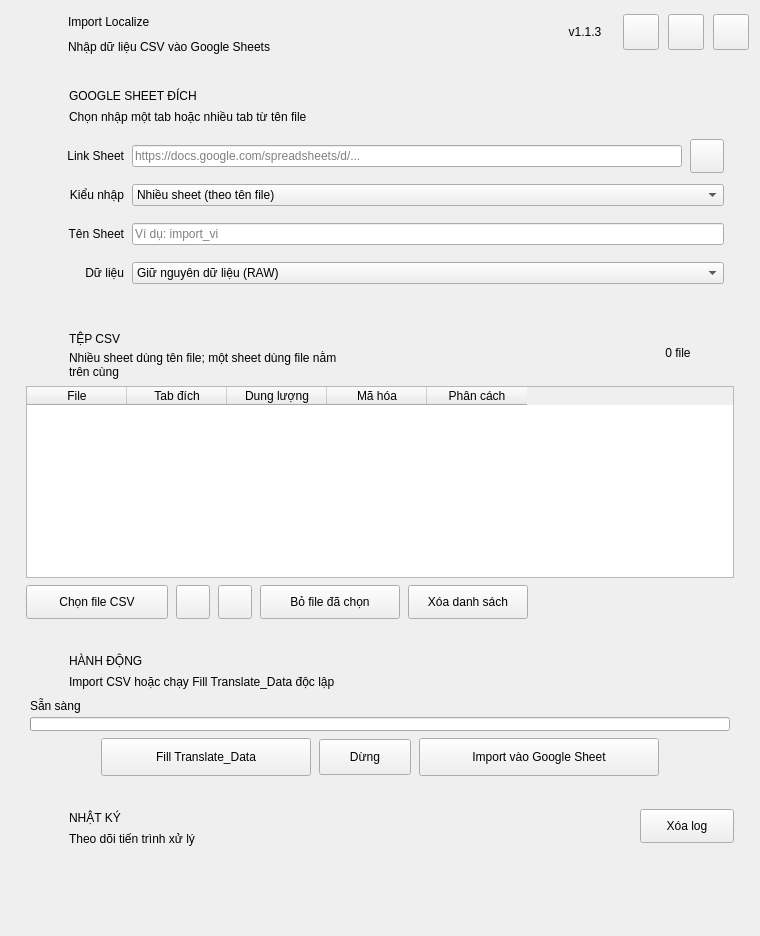
<?xml version='1.0' encoding='utf-8'?>
<ui version="4.0">
 <class>MainRoot</class>
 <widget class="QWidget" name="MainRoot">
  <property name="geometry">
   <rect>
    <x>0</x>
    <y>0</y>
    <width>760</width>
    <height>920</height>
   </rect>
  </property>
  <layout class="QVBoxLayout" name="rootLayout">
   <property name="spacing">
    <number>0</number>
   </property>
   <property name="leftMargin">
    <number>0</number>
   </property>
   <property name="topMargin">
    <number>0</number>
   </property>
   <property name="rightMargin">
    <number>0</number>
   </property>
   <property name="bottomMargin">
    <number>0</number>
   </property>
   <item>
    <widget class="QFrame" name="topBar">
     <property name="minimumSize">
      <size>
       <width>0</width>
       <height>64</height>
      </size>
     </property>
     <property name="maximumSize">
      <size>
       <width>16777215</width>
       <height>64</height>
      </size>
     </property>
     <layout class="QHBoxLayout" name="headerLayout">
      <property name="spacing">
       <number>9</number>
      </property>
      <property name="leftMargin">
       <number>11</number>
      </property>
      <property name="topMargin">
       <number>7</number>
      </property>
      <property name="rightMargin">
       <number>11</number>
      </property>
      <property name="bottomMargin">
       <number>7</number>
      </property>
      <item>
       <widget class="QLabel" name="logoLabel">
        <property name="minimumSize">
         <size>
          <width>48</width>
          <height>48</height>
         </size>
        </property>
        <property name="maximumSize">
         <size>
          <width>48</width>
          <height>48</height>
         </size>
        </property>
        
                    <property name="font">
                     <font>
                      <bold>true</bold>
                     </font>
                    </property>
                    
                    <property name="font">
                     <font>
                      <bold>true</bold>
                     </font>
                    </property>
                    
                    <property name="font">
                     <font>
                      <bold>true</bold>
                     </font>
                    </property>
                    
                    <property name="font">
                     <font>
                      <bold>true</bold>
                     </font>
                    </property>
                    <property name="text">
         <string />
        </property>
        <property name="alignment">
         <set>Qt::AlignmentFlag::AlignCenter</set>
        </property>
       </widget>
      </item>
      <item>
       <layout class="QVBoxLayout" name="titleLayout">
        <property name="spacing">
         <number>0</number>
        </property>
        <property name="leftMargin">
         <number>0</number>
        </property>
        <property name="topMargin">
         <number>0</number>
        </property>
        <property name="rightMargin">
         <number>0</number>
        </property>
        <property name="bottomMargin">
         <number>0</number>
        </property>
        <item>
         <widget class="QLabel" name="appTitleLabel">
          <property name="minimumSize">
           <size>
            <width>0</width>
            <height>29</height>
           </size>
          </property>
          <property name="text">
           <string>Import Localize</string>
          </property>
         </widget>
        </item>
        <item>
         <widget class="QLabel" name="appSubtitleLabel">
          <property name="minimumSize">
           <size>
            <width>0</width>
            <height>16</height>
           </size>
          </property>
          <property name="text">
           <string>Nhập dữ liệu CSV vào Google Sheets</string>
          </property>
         </widget>
        </item>
       </layout>
      </item>
      <item>
       <spacer name="headerSpacer">
        <property name="orientation">
         <enum>Qt::Orientation::Horizontal</enum>
        </property>
        <property name="sizeHint" stdset="0">
         <size>
          <width>40</width>
          <height>20</height>
         </size>
        </property>
       </spacer>
      </item>
      <item>
       <widget class="QLabel" name="versionLabel">
        <property name="minimumSize">
         <size>
          <width>58</width>
          <height>25</height>
         </size>
        </property>
        <property name="maximumSize">
         <size>
          <width>58</width>
          <height>25</height>
         </size>
        </property>
        <property name="text">
         <string>v1.1.3</string>
        </property>
        <property name="alignment">
         <set>Qt::AlignmentFlag::AlignCenter</set>
        </property>
       </widget>
      </item>
      <item>
       <widget class="QPushButton" name="settingsButton">
        <property name="minimumSize">
         <size>
          <width>36</width>
          <height>36</height>
         </size>
        </property>
        <property name="maximumSize">
         <size>
          <width>36</width>
          <height>36</height>
         </size>
        </property>
        <property name="text">
         <string />
        </property>
        <property name="toolTip">
         <string>Cài đặt Google OAuth</string>
        </property>
       </widget>
      </item>
      <item>
       <widget class="QPushButton" name="helpButton">
        <property name="minimumSize">
         <size>
          <width>36</width>
          <height>36</height>
         </size>
        </property>
        <property name="maximumSize">
         <size>
          <width>36</width>
          <height>36</height>
         </size>
        </property>
        <property name="text">
         <string />
        </property>
        <property name="toolTip">
         <string>Hướng dẫn sử dụng</string>
        </property>
       </widget>
      </item>
      <item>
       <widget class="QPushButton" name="themeButton">
        <property name="minimumSize">
         <size>
          <width>36</width>
          <height>36</height>
         </size>
        </property>
        <property name="maximumSize">
         <size>
          <width>36</width>
          <height>36</height>
         </size>
        </property>
        <property name="text">
         <string />
        </property>
        <property name="toolTip">
         <string>Chuyển chế độ sáng tối</string>
        </property>
       </widget>
      </item>
     </layout>
    </widget>
   </item>
   <item>
    <widget class="QWidget" name="contentWidget">
     <layout class="QVBoxLayout" name="contentLayout">
      <property name="spacing">
       <number>8</number>
      </property>
      <property name="leftMargin">
       <number>12</number>
      </property>
      <property name="topMargin">
       <number>10</number>
      </property>
      <property name="rightMargin">
       <number>12</number>
      </property>
      <property name="bottomMargin">
       <number>12</number>
      </property>
      <item>
       <widget class="QWidget" name="upperContent">
        <property name="sizePolicy">
         <sizepolicy hsizetype="Expanding" vsizetype="Fixed">
          <horstretch>0</horstretch>
          <verstretch>0</verstretch>
         </sizepolicy>
        </property>
        <layout class="QVBoxLayout" name="upperLayout">
         <property name="spacing">
          <number>8</number>
         </property>
         <property name="leftMargin">
          <number>0</number>
         </property>
         <property name="topMargin">
          <number>0</number>
         </property>
         <property name="rightMargin">
          <number>0</number>
         </property>
         <property name="bottomMargin">
          <number>0</number>
         </property>
         <item>
          <widget class="QWidget" name="topContainer">
           <layout class="QGridLayout" name="topGrid">
            <property name="horizontalSpacing">
             <number>8</number>
            </property>
            <property name="verticalSpacing">
             <number>8</number>
            </property>
            <property name="leftMargin">
             <number>0</number>
            </property>
            <property name="topMargin">
             <number>0</number>
            </property>
            <property name="rightMargin">
             <number>0</number>
            </property>
            <property name="bottomMargin">
             <number>0</number>
            </property>
            <item row="1" column="0" colspan="2">
             <widget class="QFrame" name="filesCard">
              <property name="sizePolicy">
               <sizepolicy hsizetype="Expanding" vsizetype="Fixed">
                <horstretch>0</horstretch>
                <verstretch>0</verstretch>
               </sizepolicy>
              </property>
              <layout class="QVBoxLayout" name="filesCardLayout">
               <property name="spacing">
                <number>7</number>
               </property>
               <property name="leftMargin">
                <number>14</number>
               </property>
               <property name="topMargin">
                <number>10</number>
               </property>
               <property name="rightMargin">
                <number>14</number>
               </property>
               <property name="bottomMargin">
                <number>12</number>
               </property>
               <item>
                <layout class="QHBoxLayout" name="filesHeaderLayout">
                 <property name="spacing">
                  <number>9</number>
                 </property>
                 <item>
                  <widget class="QLabel" name="filesIconLabel">
                   <property name="minimumSize">
                    <size>
                     <width>34</width>
                     <height>34</height>
                    </size>
                   </property>
                   <property name="maximumSize">
                    <size>
                     <width>34</width>
                     <height>34</height>
                    </size>
                   </property>
                   <property name="alignment">
                    <set>Qt::AlignmentFlag::AlignCenter</set>
                   </property>
                  </widget>
                 </item>
                 <item>
                  <layout class="QVBoxLayout" name="filesTitleLayout">
                   <property name="spacing">
                    <number>0</number>
                   </property>
                   <item>
                    <widget class="QLabel" name="filesTitleLabel">
                     <property name="minimumSize">
                      <size>
                       <width>0</width>
                       <height>24</height>
                      </size>
                     </property>
                     <property name="text">
                      <string>TỆP CSV</string>
                     </property>
                    </widget>
                   </item>
                   <item>
                    <widget class="QLabel" name="filesSubtitleLabel">
                     <property name="minimumSize">
                      <size>
                       <width>0</width>
                       <height>17</height>
                      </size>
                     </property>
                     <property name="text">
                      <string>Nhiều sheet dùng tên file; một sheet dùng file nằm trên cùng</string>
                     </property>
                     <property name="wordWrap">
                      <bool>true</bool>
                     </property>
                    </widget>
                   </item>
                  </layout>
                 </item>
                 <item>
                  <spacer name="filesHeaderSpacer">
                   <property name="orientation">
                    <enum>Qt::Orientation::Horizontal</enum>
                   </property>
                   <property name="sizeHint" stdset="0">
                    <size>
                     <width>20</width>
                     <height>20</height>
                    </size>
                   </property>
                  </spacer>
                 </item>
                 <item>
                  <widget class="QLabel" name="fileSummaryLabel">
                   <property name="minimumSize">
                    <size>
                     <width>112</width>
                     <height>46</height>
                    </size>
                   </property>
                   <property name="text">
                    <string>0 file</string>
                   </property>
                   <property name="alignment">
                    <set>Qt::AlignmentFlag::AlignCenter</set>
                   </property>
                  </widget>
                 </item>
                </layout>
               </item>
               <item>
                <widget class="QTableWidget" name="fileTable">
                 <property name="minimumSize">
                  <size>
                   <width>0</width>
                   <height>180</height>
                  </size>
                 </property>
                 <property name="maximumSize">
                  <size>
                   <width>16777215</width>
                   <height>220</height>
                  </size>
                 </property>
                 <property name="selectionBehavior">
                  <enum>QAbstractItemView::SelectionBehavior::SelectRows</enum>
                 </property>
                 <property name="selectionMode">
                  <enum>QAbstractItemView::SelectionMode::ExtendedSelection</enum>
                 </property>
                 <property name="editTriggers">
                  <set>QAbstractItemView::EditTrigger::NoEditTriggers</set>
                 </property>
                 <property name="alternatingRowColors">
                  <bool>true</bool>
                 </property>
                 <property name="showGrid">
                  <bool>false</bool>
                 </property>
                 <property name="columnCount">
                  <number>5</number>
                 </property>
                 <column>
                  <property name="text">
                   <string>File</string>
                  </property>
                 </column>
                 <column>
                  <property name="text">
                   <string>Tab đích</string>
                  </property>
                 </column>
                 <column>
                  <property name="text">
                   <string>Dung lượng</string>
                  </property>
                 </column>
                 <column>
                  <property name="text">
                   <string>Mã hóa</string>
                  </property>
                 </column>
                 <column>
                  <property name="text">
                   <string>Phân cách</string>
                  </property>
                 </column>
                </widget>
               </item>
               <item>
                <layout class="QHBoxLayout" name="fileButtonsLayout">
                 <property name="spacing">
                  <number>8</number>
                 </property>
                 <item>
                  <widget class="QPushButton" name="addFilesButton">
                   <property name="minimumSize">
                    <size>
                     <width>142</width>
                     <height>34</height>
                    </size>
                   </property>
                   <property name="text">
                    <string>Chọn file CSV</string>
                   </property>
                  </widget>
                 </item>
                 <item>
                  <widget class="QPushButton" name="moveUpButton">
                   <property name="minimumSize">
                    <size>
                     <width>34</width>
                     <height>34</height>
                    </size>
                   </property>
                   <property name="maximumSize">
                    <size>
                     <width>34</width>
                     <height>34</height>
                    </size>
                   </property>
                   <property name="text">
                    <string />
                   </property>
                   <property name="toolTip">
                    <string>Đưa file đã chọn lên trên (Alt+↑)</string>
                   </property>
                  </widget>
                 </item>
                 <item>
                  <widget class="QPushButton" name="moveDownButton">
                   <property name="minimumSize">
                    <size>
                     <width>34</width>
                     <height>34</height>
                    </size>
                   </property>
                   <property name="maximumSize">
                    <size>
                     <width>34</width>
                     <height>34</height>
                    </size>
                   </property>
                   <property name="text">
                    <string />
                   </property>
                   <property name="toolTip">
                    <string>Đưa file đã chọn xuống dưới (Alt+↓)</string>
                   </property>
                  </widget>
                 </item>
                 <item>
                  <widget class="QPushButton" name="removeFilesButton">
                   <property name="minimumSize">
                    <size>
                     <width>140</width>
                     <height>34</height>
                    </size>
                   </property>
                   <property name="text">
                    <string>Bỏ file đã chọn</string>
                   </property>
                  </widget>
                 </item>
                 <item>
                  <widget class="QPushButton" name="clearFilesButton">
                   <property name="minimumSize">
                    <size>
                     <width>120</width>
                     <height>34</height>
                    </size>
                   </property>
                   <property name="text">
                    <string>Xóa danh sách</string>
                   </property>
                  </widget>
                 </item>
                 <item>
                  <spacer name="fileButtonsSpacer">
                   <property name="orientation">
                    <enum>Qt::Orientation::Horizontal</enum>
                   </property>
                   <property name="sizeHint" stdset="0">
                    <size>
                     <width>20</width>
                     <height>20</height>
                    </size>
                   </property>
                  </spacer>
                 </item>
                </layout>
               </item>
              </layout>
             </widget>
            </item>
            <item row="0" column="0" colspan="2">
             <widget class="QFrame" name="targetCard">
              <property name="sizePolicy">
               <sizepolicy hsizetype="Expanding" vsizetype="Fixed">
                <horstretch>0</horstretch>
                <verstretch>0</verstretch>
               </sizepolicy>
              </property>
              <layout class="QVBoxLayout" name="targetCardLayout">
               <property name="spacing">
                <number>7</number>
               </property>
               <property name="leftMargin">
                <number>14</number>
               </property>
               <property name="topMargin">
                <number>10</number>
               </property>
               <property name="rightMargin">
                <number>14</number>
               </property>
               <property name="bottomMargin">
                <number>12</number>
               </property>
               <item>
                <layout class="QHBoxLayout" name="targetHeaderLayout">
                 <property name="spacing">
                  <number>9</number>
                 </property>
                 <item>
                  <widget class="QLabel" name="targetIconLabel">
                   <property name="minimumSize">
                    <size>
                     <width>34</width>
                     <height>34</height>
                    </size>
                   </property>
                   <property name="maximumSize">
                    <size>
                     <width>34</width>
                     <height>34</height>
                    </size>
                   </property>
                   <property name="alignment">
                    <set>Qt::AlignmentFlag::AlignCenter</set>
                   </property>
                  </widget>
                 </item>
                 <item>
                  <layout class="QVBoxLayout" name="targetTitleLayout">
                   <property name="spacing">
                    <number>0</number>
                   </property>
                   <item>
                    <widget class="QLabel" name="targetTitleLabel">
                     <property name="minimumSize">
                      <size>
                       <width>0</width>
                       <height>24</height>
                      </size>
                     </property>
                     <property name="text">
                      <string>GOOGLE SHEET ĐÍCH</string>
                     </property>
                    </widget>
                   </item>
                   <item>
                    <widget class="QLabel" name="targetSubtitleLabel">
                     <property name="minimumSize">
                      <size>
                       <width>0</width>
                       <height>17</height>
                      </size>
                     </property>
                     <property name="text">
                      <string>Chọn nhập một tab hoặc nhiều tab từ tên file</string>
                     </property>
                     <property name="wordWrap">
                      <bool>true</bool>
                     </property>
                    </widget>
                   </item>
                  </layout>
                 </item>
                </layout>
               </item>
               <item>
                <widget class="QFrame" name="targetInnerPanel">
                 <layout class="QGridLayout" name="targetGrid">
                  <property name="horizontalSpacing">
                   <number>8</number>
                  </property>
                  <property name="verticalSpacing">
                   <number>5</number>
                  </property>
                  <property name="leftMargin">
                   <number>10</number>
                  </property>
                  <property name="topMargin">
                   <number>7</number>
                  </property>
                  <property name="rightMargin">
                   <number>10</number>
                  </property>
                  <property name="bottomMargin">
                   <number>7</number>
                  </property>
                  <item row="0" column="0">
                   <widget class="QLabel" name="sheetUrlLabel">
                    <property name="minimumSize">
                     <size>
                      <width>88</width>
                      <height>34</height>
                     </size>
                    </property>
                    <property name="maximumSize">
                     <size>
                      <width>88</width>
                      <height>16777215</height>
                     </size>
                    </property>
                    <property name="text">
                     <string>Link Sheet</string>
                    </property>
                    <property name="alignment">
                     <set>Qt::AlignmentFlag::AlignRight|Qt::AlignmentFlag::AlignVCenter</set>
                    </property>
                   </widget>
                  </item>
                  <item row="0" column="1">
                   <widget class="QLineEdit" name="sheetUrlEdit">
                    <property name="placeholderText">
                     <string>https://docs.google.com/spreadsheets/d/...</string>
                    </property>
                   </widget>
                  </item>
                  <item row="0" column="2">
                   <widget class="QPushButton" name="openSheetButton">
                    <property name="minimumSize">
                     <size>
                      <width>34</width>
                      <height>34</height>
                     </size>
                    </property>
                    <property name="maximumSize">
                     <size>
                      <width>34</width>
                      <height>34</height>
                     </size>
                    </property>
                    <property name="text">
                     <string />
                    </property>
                    <property name="toolTip">
                     <string>Mở Google Sheet</string>
                    </property>
                   </widget>
                  </item>
                  <item row="1" column="0">
                   <widget class="QLabel" name="targetModeLabel">
                    <property name="minimumSize">
                     <size>
                      <width>88</width>
                      <height>34</height>
                     </size>
                    </property>
                    <property name="maximumSize">
                     <size>
                      <width>88</width>
                      <height>16777215</height>
                     </size>
                    </property>
                    <property name="text">
                     <string>Kiểu nhập</string>
                    </property>
                    <property name="alignment">
                     <set>Qt::AlignmentFlag::AlignRight|Qt::AlignmentFlag::AlignVCenter</set>
                    </property>
                   </widget>
                  </item>
                  <item row="1" column="1" colspan="2">
                   <widget class="QComboBox" name="targetModeCombo">
                    <item>
                     <property name="text">
                      <string>Nhiều sheet (theo tên file)</string>
                     </property>
                    </item>
                    <item>
                     <property name="text">
                      <string>Một sheet (dùng file đầu tiên)</string>
                     </property>
                    </item>
                   </widget>
                  </item>
                  <item row="2" column="0">
                   <widget class="QLabel" name="singleSheetNameLabel">
                    <property name="minimumSize">
                     <size>
                      <width>88</width>
                      <height>34</height>
                     </size>
                    </property>
                    <property name="maximumSize">
                     <size>
                      <width>88</width>
                      <height>16777215</height>
                     </size>
                    </property>
                    <property name="text">
                     <string>Tên Sheet</string>
                    </property>
                    <property name="alignment">
                     <set>Qt::AlignmentFlag::AlignRight|Qt::AlignmentFlag::AlignVCenter</set>
                    </property>
                   </widget>
                  </item>
                  <item row="2" column="1" colspan="2">
                   <widget class="QLineEdit" name="singleSheetNameEdit">
                    <property name="placeholderText">
                     <string>Ví dụ: import_vi</string>
                    </property>
                   </widget>
                  </item>
                  <item row="3" column="0">
                   <widget class="QLabel" name="valueInputLabel">
                    <property name="minimumSize">
                     <size>
                      <width>88</width>
                      <height>34</height>
                     </size>
                    </property>
                    <property name="maximumSize">
                     <size>
                      <width>88</width>
                      <height>16777215</height>
                     </size>
                    </property>
                    <property name="text">
                     <string>Dữ liệu</string>
                    </property>
                    <property name="alignment">
                     <set>Qt::AlignmentFlag::AlignRight|Qt::AlignmentFlag::AlignVCenter</set>
                    </property>
                   </widget>
                  </item>
                  <item row="3" column="1" colspan="2">
                   <widget class="QComboBox" name="valueInputCombo">
                    <item>
                     <property name="text">
                      <string>Giữ nguyên dữ liệu (RAW)</string>
                     </property>
                    </item>
                    <item>
                     <property name="text">
                      <string>Google tự nhận diện</string>
                     </property>
                    </item>
                   </widget>
                  </item>
                 </layout>
                </widget>
               </item>
              </layout>
             </widget>
            </item>
           </layout>
          </widget>
         </item>
         <item>
          <widget class="QFrame" name="actionCard">
           <property name="sizePolicy">
            <sizepolicy hsizetype="Expanding" vsizetype="Fixed">
             <horstretch>0</horstretch>
             <verstretch>0</verstretch>
            </sizepolicy>
           </property>
           <layout class="QVBoxLayout" name="actionCardLayout">
            <property name="spacing">
             <number>7</number>
            </property>
            <property name="leftMargin">
             <number>14</number>
            </property>
            <property name="topMargin">
             <number>10</number>
            </property>
            <property name="rightMargin">
             <number>14</number>
            </property>
            <property name="bottomMargin">
             <number>12</number>
            </property>
            <item>
             <layout class="QHBoxLayout" name="actionHeaderLayout">
              <property name="spacing">
               <number>9</number>
              </property>
              <item>
               <widget class="QLabel" name="actionIconLabel">
                <property name="minimumSize">
                 <size>
                  <width>34</width>
                  <height>34</height>
                 </size>
                </property>
                <property name="maximumSize">
                 <size>
                  <width>34</width>
                  <height>34</height>
                 </size>
                </property>
                <property name="alignment">
                 <set>Qt::AlignmentFlag::AlignCenter</set>
                </property>
               </widget>
              </item>
              <item>
               <layout class="QVBoxLayout" name="actionTitleLayout">
                <property name="spacing">
                 <number>0</number>
                </property>
                <item>
                 <widget class="QLabel" name="actionTitleLabel">
                  <property name="minimumSize">
                   <size>
                    <width>0</width>
                    <height>24</height>
                   </size>
                  </property>
                  <property name="text">
                   <string>HÀNH ĐỘNG</string>
                  </property>
                 </widget>
                </item>
                <item>
                 <widget class="QLabel" name="actionSubtitleLabel">
                  <property name="minimumSize">
                   <size>
                    <width>0</width>
                    <height>17</height>
                   </size>
                  </property>
                  <property name="text">
                   <string>Import CSV hoặc chạy Fill Translate_Data độc lập</string>
                  </property>
                 </widget>
                </item>
               </layout>
              </item>
             </layout>
            </item>
            <item>
             <widget class="QWidget" name="progressPage">
              <layout class="QVBoxLayout" name="progressLayout">
               <property name="spacing">
                <number>3</number>
               </property>
               <property name="leftMargin">
                <number>4</number>
               </property>
               <property name="topMargin">
                <number>0</number>
               </property>
               <property name="rightMargin">
                <number>4</number>
               </property>
               <property name="bottomMargin">
                <number>0</number>
               </property>
               <item>
                <widget class="QLabel" name="progressLabel">
                 <property name="minimumSize">
                  <size>
                   <width>0</width>
                   <height>17</height>
                  </size>
                 </property>
                 <property name="text">
                  <string>Sẵn sàng</string>
                 </property>
                 <property name="alignment">
                  <set>Qt::AlignmentFlag::AlignLeft|Qt::AlignmentFlag::AlignVCenter</set>
                 </property>
                </widget>
               </item>
               <item>
                <widget class="QProgressBar" name="progressBar">
                 <property name="minimumSize">
                  <size>
                   <width>0</width>
                   <height>14</height>
                  </size>
                 </property>
                 <property name="maximumSize">
                  <size>
                   <width>16777215</width>
                   <height>14</height>
                  </size>
                 </property>
                 <property name="value">
                  <number>0</number>
                 </property>
                 <property name="textVisible">
                  <bool>false</bool>
                 </property>
                </widget>
               </item>
              </layout>
             </widget>
            </item>
            <item>
             <layout class="QHBoxLayout" name="actionButtonsLayout">
              <property name="spacing">
               <number>8</number>
              </property>
              <item>
               <spacer name="actionLeftSpacer">
                <property name="orientation">
                 <enum>Qt::Orientation::Horizontal</enum>
                </property>
                <property name="sizeHint" stdset="0">
                 <size>
                  <width>40</width>
                  <height>20</height>
                 </size>
                </property>
               </spacer>
              </item>
              <item>
               <widget class="QPushButton" name="fillTranslateDataButton">
                <property name="minimumSize">
                 <size>
                  <width>210</width>
                  <height>38</height>
                 </size>
                </property>
                <property name="maximumSize">
                 <size>
                  <width>290</width>
                  <height>16777215</height>
                 </size>
                </property>
                <property name="text">
                 <string>Fill Translate_Data</string>
                </property>
                <property name="toolTip">
                 <string>Sao chép D2:I2 xuống đến hàng dữ liệu cuối theo cột A:C trong tab Translate_Data.</string>
                </property>
               </widget>
              </item>
              <item>
               <widget class="QPushButton" name="stopButton">
                <property name="minimumSize">
                 <size>
                  <width>92</width>
                  <height>36</height>
                 </size>
                </property>
                <property name="text">
                 <string>Dừng</string>
                </property>
                <property name="visible">
                 <bool>false</bool>
                </property>
               </widget>
              </item>
              <item>
               <widget class="QPushButton" name="startButton">
                <property name="minimumSize">
                 <size>
                  <width>240</width>
                  <height>38</height>
                 </size>
                </property>
                <property name="maximumSize">
                 <size>
                  <width>340</width>
                  <height>16777215</height>
                 </size>
                </property>
                <property name="text">
                 <string>Import vào Google Sheet</string>
                </property>
               </widget>
              </item>
              <item>
               <spacer name="actionRightSpacer">
                <property name="orientation">
                 <enum>Qt::Orientation::Horizontal</enum>
                </property>
                <property name="sizeHint" stdset="0">
                 <size>
                  <width>40</width>
                  <height>20</height>
                 </size>
                </property>
               </spacer>
              </item>
             </layout>
            </item>
           </layout>
          </widget>
         </item>
        </layout>
       </widget>
      </item>
      <item>
       <widget class="QFrame" name="logCard">
        <property name="sizePolicy">
         <sizepolicy hsizetype="Expanding" vsizetype="Expanding">
          <horstretch>0</horstretch>
          <verstretch>1</verstretch>
         </sizepolicy>
        </property>
        <property name="minimumSize">
         <size>
          <width>0</width>
          <height>128</height>
         </size>
        </property>
        <layout class="QVBoxLayout" name="logCardLayout">
         <property name="spacing">
          <number>7</number>
         </property>
         <property name="leftMargin">
          <number>14</number>
         </property>
         <property name="topMargin">
          <number>10</number>
         </property>
         <property name="rightMargin">
          <number>14</number>
         </property>
         <property name="bottomMargin">
          <number>12</number>
         </property>
         <item>
          <layout class="QHBoxLayout" name="logHeaderLayout">
           <property name="spacing">
            <number>9</number>
           </property>
           <item>
            <widget class="QLabel" name="logIconLabel">
             <property name="minimumSize">
              <size>
               <width>34</width>
               <height>34</height>
              </size>
             </property>
             <property name="maximumSize">
              <size>
               <width>34</width>
               <height>34</height>
              </size>
             </property>
             <property name="alignment">
              <set>Qt::AlignmentFlag::AlignCenter</set>
             </property>
            </widget>
           </item>
           <item>
            <layout class="QVBoxLayout" name="logTitleLayout">
             <property name="spacing">
              <number>0</number>
             </property>
             <item>
              <widget class="QLabel" name="logTitleLabel">
               <property name="minimumSize">
                <size>
                 <width>0</width>
                 <height>24</height>
                </size>
               </property>
               <property name="text">
                <string>NHẬT KÝ</string>
               </property>
              </widget>
             </item>
             <item>
              <widget class="QLabel" name="logSubtitleLabel">
               <property name="minimumSize">
                <size>
                 <width>0</width>
                 <height>17</height>
                </size>
               </property>
               <property name="text">
                <string>Theo dõi tiến trình xử lý</string>
               </property>
              </widget>
             </item>
            </layout>
           </item>
           <item>
            <spacer name="logHeaderSpacer">
             <property name="orientation">
              <enum>Qt::Orientation::Horizontal</enum>
             </property>
             <property name="sizeHint" stdset="0">
              <size>
               <width>40</width>
               <height>20</height>
              </size>
             </property>
            </spacer>
           </item>
           <item>
            <widget class="QPushButton" name="clearLogButton">
             <property name="minimumSize">
              <size>
               <width>94</width>
               <height>34</height>
              </size>
             </property>
             <property name="maximumSize">
              <size>
               <width>110</width>
               <height>16777215</height>
              </size>
             </property>
             <property name="text">
              <string>Xóa log</string>
             </property>
            </widget>
           </item>
          </layout>
         </item>
         <item>
          <widget class="QWidget" name="logPlaceholder">
           <property name="sizePolicy">
            <sizepolicy hsizetype="Expanding" vsizetype="Expanding">
             <horstretch>0</horstretch>
             <verstretch>1</verstretch>
            </sizepolicy>
           </property>
           <property name="minimumSize">
            <size>
             <width>0</width>
             <height>72</height>
            </size>
           </property>
           <layout class="QVBoxLayout" name="logPlaceholderLayout">
            <property name="spacing">
             <number>0</number>
            </property>
            <property name="leftMargin">
             <number>0</number>
            </property>
            <property name="topMargin">
             <number>0</number>
            </property>
            <property name="rightMargin">
             <number>0</number>
            </property>
            <property name="bottomMargin">
             <number>0</number>
            </property>
           </layout>
          </widget>
         </item>
        </layout>
       </widget>
      </item>
     </layout>
    </widget>
   </item>
  </layout>
 </widget>
 <resources />
 <connections />
</ui>
